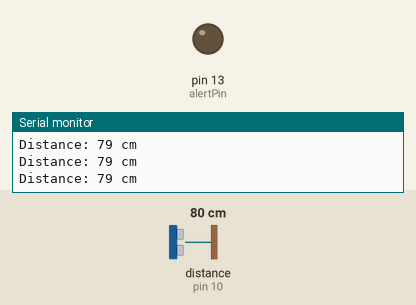
Simulated run of this sketch. Board: Arduino Uno, built with avr-gcc and run on an emulated ATmega328P. Shown: output pins drawn as LEDs (lit = HIGH), the last lines printed to the serial monitor. Wiring (inferred from the names in the program): ultrasonic range finder: trigger pin 9; echo pin 10. The inputs (shaded band) are chosen by the test bench; at power-on: distance to the obstacle (sensor on pin 10) 80 cm. The echo pulse lasts 58.3 µs per cm; pins used as bus, display or sensor lines are not drawn.

Above: at 1.2 s.
1.3 s: distance to the obstacle (sensor on pin 10) set to 55 cm
2.8 s: distance to the obstacle (sensor on pin 10) set to 47 cm
At 3.8 s:
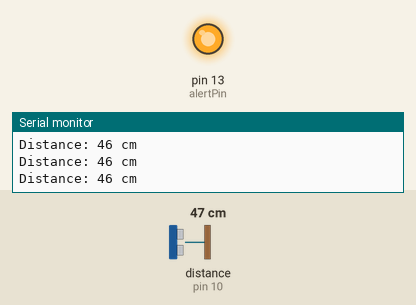
4.3 s: distance to the obstacle (sensor on pin 10) set to 60 cm
At 5.5 s:
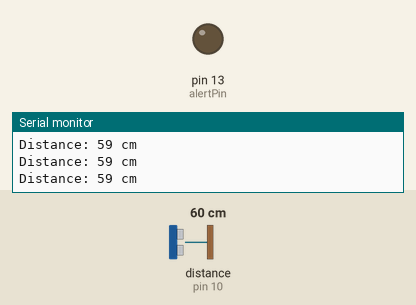
5.8 s: distance to the obstacle (sensor on pin 10) set to 2 cm
At 6.4 s:
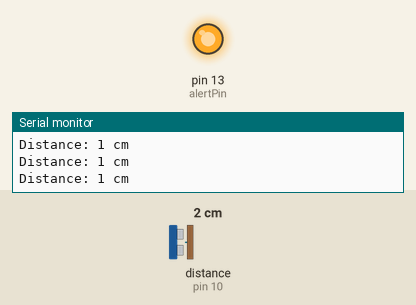
Timing chart, 0 to 8.3 s (numbered marks = the images above; inputs shaded):
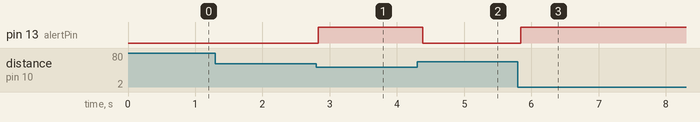

Measured:
- the behaviour switches between 52 and 51 cm on distance to the obstacle (sensor on pin 10) (found by bisection; images 0 and 1)
- after the input at 2.8 s, pin 13 (alertPin): LOW → HIGH at once
- after the input at 4.3 s, pin 13 (alertPin): HIGH → LOW after 0.08 s
- after the input at 5.8 s, pin 13 (alertPin): LOW → HIGH at once

The sketch:

HC-SR04_Proximity_Alarm.ino
```cpp
// Pin Definitions
const int trigPin = 9;      // HC-SR04 Trigger pin
const int echoPin = 10;     // HC-SR04 Echo pin
const int alertPin = 13;    // Pin connected to both LED and Active Buzzer

// Threshold Configuration
const int distanceThreshold = 50; // Trigger distance in centimeters

void setup() {
  // Initialize serial communication for monitoring
  Serial.begin(9600);

  // Define pin modes
  pinMode(trigPin, OUTPUT);
  pinMode(echoPin, INPUT);
  pinMode(alertPin, OUTPUT);
}

void loop() {
  // Clear the trigPin
  digitalWrite(trigPin, LOW);
  delayMicroseconds(2);

  // Trigger the sensor by sending a 10-microsecond pulse
  digitalWrite(trigPin, HIGH);
  delayMicroseconds(10);
  digitalWrite(trigPin, LOW);

  // Read the echoPin; returns the sound wave travel time in microseconds
  long duration = pulseIn(echoPin, HIGH);

  // Calculate the distance in centimeters
  // Speed of sound is ~343 m/s or 0.0343 cm/us.
  // Divide by 2 because the wave travels to the object and back.
  int distance = duration * 0.0343 / 2;

  // Print distance to the Serial Monitor (useful for debugging)
  Serial.print("Distance: ");
  Serial.print(distance);
  Serial.println(" cm");

  // Check if an object is within the 50cm threshold
  // Note: 'distance == 0' handles out-of-range sensor errors
  if (distance > 0 && distance <= distanceThreshold) {
    digitalWrite(alertPin, HIGH);  // Turn on LED and Buzzer
  } else {
    digitalWrite(alertPin, LOW);   // Turn off LED and Buzzer
  }

  // Brief delay before the next measurement
  delay(100);
}
```
